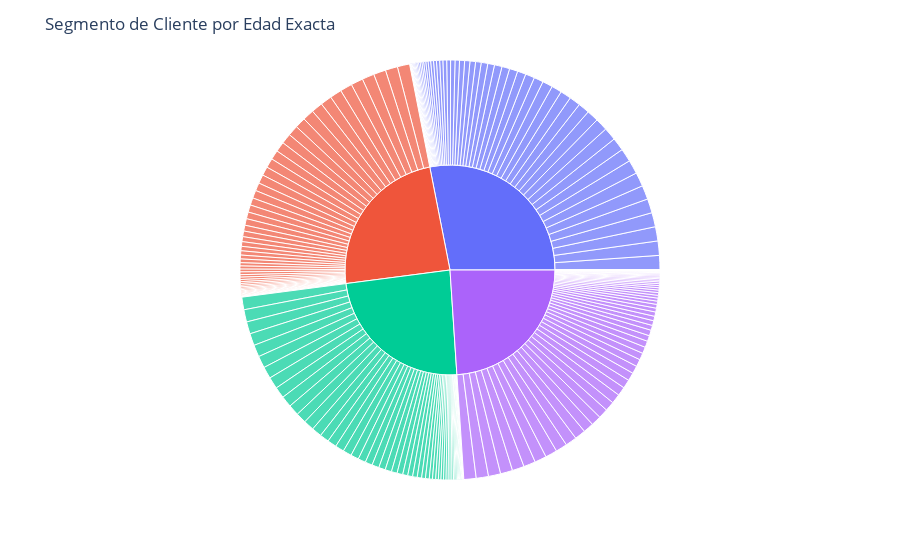

The code cell stored with this chart in its notebook:
### Code cell
# Agrupar datos por segmento_cliente y edad exacta
grupo = df1.groupby(['segmento_cliente', 'edad']).size().reset_index(name='conteo')

# Crear gráfico sunburst sin labels
fig = px.sunburst(grupo, path=['segmento_cliente', 'edad'], values='conteo')

# Quitar los labels visibles
fig.update_traces(textinfo='none')

# Título
fig.update_layout(title='Segmento de Cliente por Edad Exacta ')
fig.show()

### Figure 1 — Plotly figure (JSON) as saved in the notebook; plotly's stock layout.template omitted (floating-point values rounded to 4 significant figures; data arrays with more than 128 entries replaced by an {"elided": "..."} marker saying what was removed)
{"data": [{"branchvalues": "total", "domain": {"x": [0, 1], "y": [0, 1]}, "hovertemplate": "labels=%{label}<br>conteo=%{value}<br>parent=%{parent}<br>id=%{id}<extra></extra>", "ids": {"elided": "277 str values"}, "labels": {"elided": "277 str values"}, "name": "", "parents": {"elided": "277 str values"}, "textinfo": "none", "type": "sunburst", "values": {"elided": "277 int values"}}], "layout": {"legend": {"tracegroupgap": 0}, "margin": {"t": 60}, "title": {"text": "Segmento de Cliente por Edad Exacta "}}}
